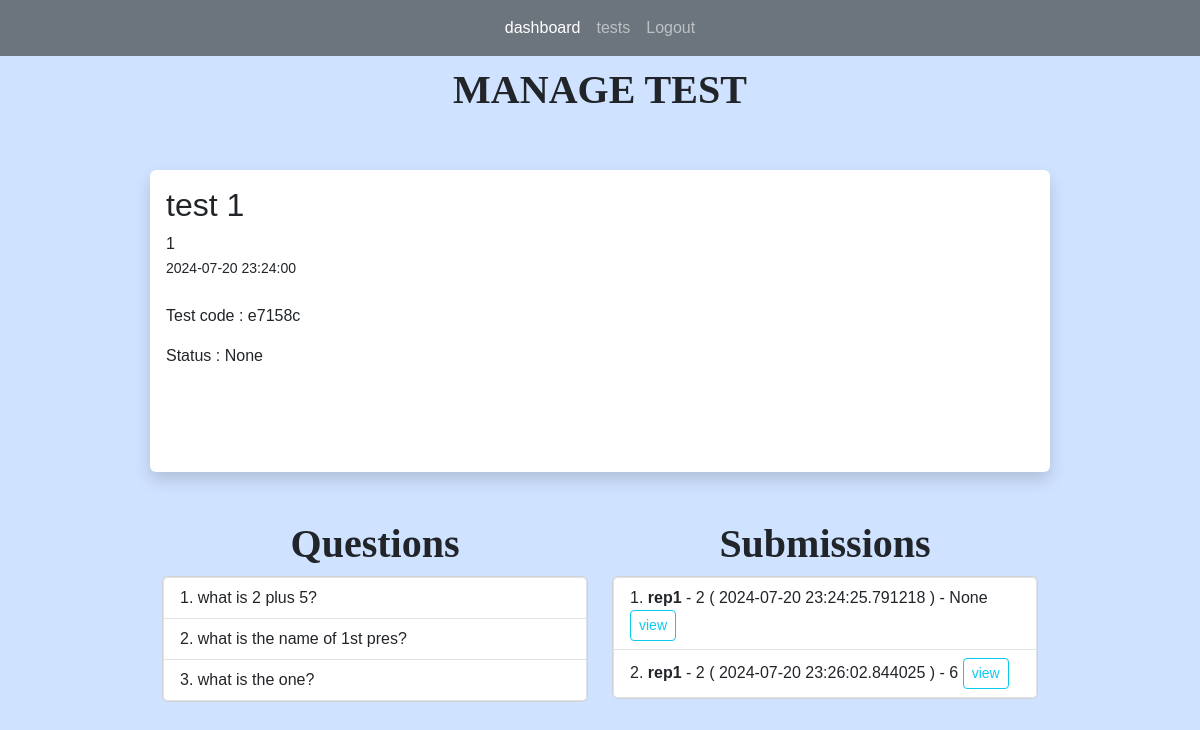
Before: /tests/1 (signed in) with the older database file.
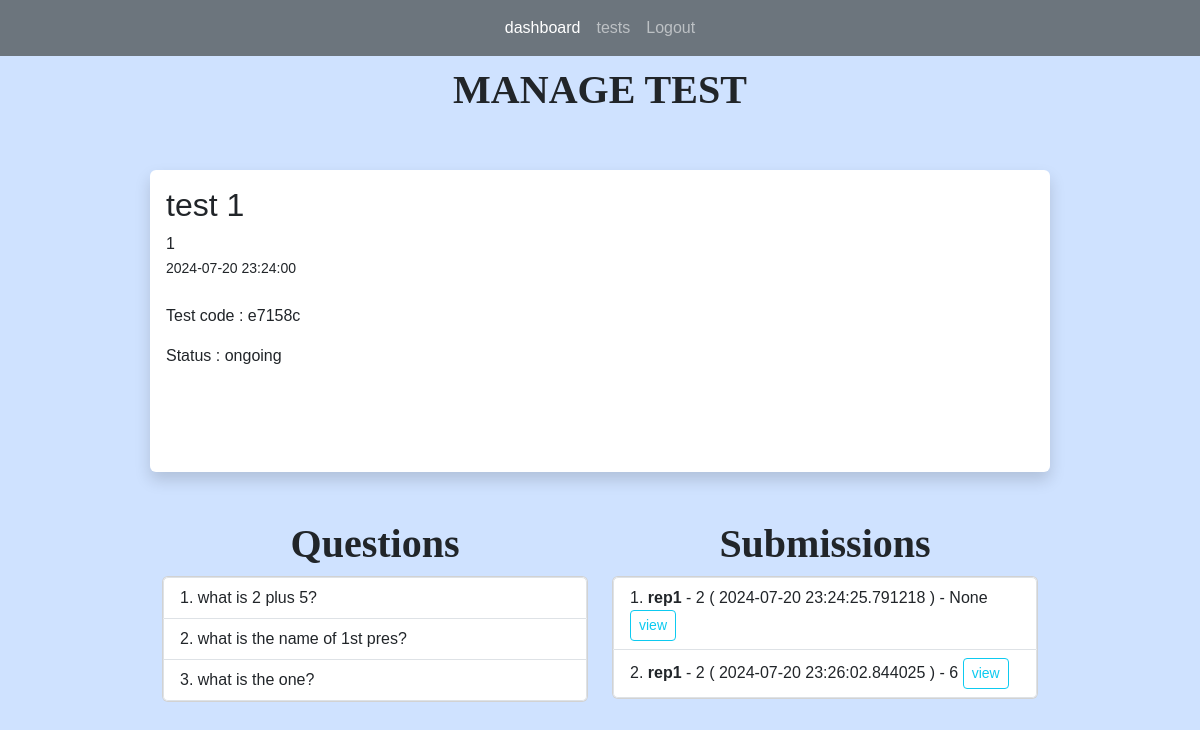
After: the same page with the newer database file.
### app.py (models this page shows)
class Tests(db.Model):
    test_id = db.Column(db.Integer, primary_key=True)
    title = db.Column(db.String(255))
    start_date = db.Column(db.DateTime, nullable = False)
    end_date = db.Column(db.DateTime, nullable = False)
    status = db.Column(db.String(255))
    teacher_id = db.Column(db.Integer, db.ForeignKey('users.id'))
    teacher = db.relationship('Users', backref=db.backref('tests', lazy=True))
    questions = db.relationship("Questions", backref="question_list")
    code = db.Column(db.String(6), unique=True)  # column to store the unique code
    students = db.relationship('Users', secondary='test_students', backref=db.backref('tests_registered', lazy=True))
    submissions = db.relationship('Submission', backref='test_submissions', lazy=True)

class Questions(db.Model):
    question_id = db.Column(db.Integer, primary_key=True)
    question_text = db.Column(db.String(255), nullable=False)
    question_type = db.Column(db.String(255), nullable=False)
    points = db.Column(db.Integer, nullable=False)
    option1 = db.Column(db.String(255))
    option2 = db.Column(db.String(255))
    option3 = db.Column(db.String(255))
    option4 = db.Column(db.String(255))
    correct_opt = db.Column(db.Integer)
    correct_ans = db.Column(db.String(255))
    test_id = db.Column(db.Integer, db.ForeignKey('tests.test_id'))
    test = db.relationship('Tests', backref=db.backref('question_test', lazy=True))
    answer = db.relationship("Answers", uselist=False)

class Submission(db.Model):
    submission_id = db.Column(db.Integer, primary_key=True)
    student_id = db.Column(db.Integer, db.ForeignKey('users.id'))
    test_id = db.Column(db.Integer, db.ForeignKey('tests.test_id'))
    submitted_at = db.Column(db.DateTime, default=datetime.now)
    total_points = db.Column(db.Integer)
    student = db.relationship('Users', backref=db.backref('submitter', lazy=True))
    test = db.relationship('Tests', backref=db.backref('submission_test', lazy=True))
    answers = db.relationship('Answers', backref=db.backref('answered_questions', lazy=True), lazy=True)

class Users(db.Model, UserMixin):
    id = db.Column(db.Integer, primary_key = True)
    name = db.Column(db.String(200), nullable=False)
    email = db.Column(db.String(120), nullable=False, unique =True)
    password = db.Column(db.String(128), nullable=False)
    role = db.Column(db.String(80), nullable=False)
    submissions = db.relationship('Submission', backref='submitted_tests', lazy=True)

### app.py (the view)
@app.route('/tests/<int:id>', methods=['GET', 'POST'])
@login_required(role="teacher")
def test(id):
    test = Tests.query.get_or_404(id)
    questions = Questions.query.filter_by(test_id = id)
    return render_template('manage_test.html', test=test, questions=questions)

### app.py (called while the page is built)
@login_manager.user_loader
def load_user(user_id):
    return Users.query.get(int(user_id))

def login_required(role="ANY"):
    def wrapper(fn):
        @wraps(fn)
        def decorated_view(*args, **kwargs):
            if not current_user.is_authenticated:
               return login_manager.unauthorized()
            if ( (current_user.role != role) and (role != "ANY")):
                return login_manager.unauthorized()
            return fn(*args, **kwargs)
        return decorated_view
    return wrapper

### templates/manage_test.html (shortened to what this page needs)
{% extends 'index.html' %}
{% block content %}
<h1>MANAGE TEST</h1>
<br>
<br/>
<div class="shadow p-3 mb-5 bg-body rounded">
	<h2>{{ test.title }}</h2>
    {{ test.teacher_id }}<br/>
	<small>{{ test.start_date }}</small> <br/><br/>
	<p>
		Test code : {{ test.code }}
	</p>
	<p>
		Status : {{ test.status }}
	</p>
	<br/><br/>
	<br/>
</div>
<div class="container text-center">
	<div class="row">
	  <div class="col">
		<h1>Questions</h1>
	  </div>
	  <div class="col">
		<h1>Submissions</h1>
	  </div>
	</div>
	<div class="row">
	  <div class="col">
		<div class="card">
			<ul class="list-group list-group-numbered">
				{% for question in questions %}
				<li style="text-align: left;" class="list-group-item justify-content-between ">
					{{ question.question_text }}
				</li>
				{% endfor %}
			</ul>
		</div>
	  </div>
	  <div class="col">
		<div class="card">
			<ul class="list-group list-group-numbered">
				{% for submission in test.submissions %}
				<li style="text-align: left;" class="list-group-item justify-content-between ">
					<b>
						{{ submission.student.name }}
					</b>
					 - {{ submission.student_id }}
					( {{ submission.submitted_at }} ) -
					{{ submission.total_points }}
					<a class="btn btn-outline-info btn-sm" href="{{ url_for('view_submission', id=test.test_id, submission_id = submission.submission_id)}}">view</a>
				</li>
				{% endfor %}
			</ul>
		</div>
	  </div>
	</div>
  </div>
{% endblock %}

### templates/index.html (shortened to what this page needs)
<!DOCTYPE html>
<html lang="en">
<head>
    <link href="https://cdn.jsdelivr.net/npm/bootstrap@5.3.3/dist/css/bootstrap.min.css"
    rel="stylesheet"
>
    <link rel="stylesheet" href="{{url_for('static', filename='main.css') }}">
</head>
<body class= "bg-primary-subtle" >
    {% if current_user.is_authenticated and current_user.role == "teacher" %}
        {% include 'teacher_navbar.html' %}
    {% endif %}
    <div style="margin-top: 10px;margin-bottom: 10px;margin-right: 150px;margin-left: 150px;">
        {% block content %}
        {% endblock %}
    </div>
</body>
</html>

### templates/teacher_navbar.html (shortened to what this page needs)
    <nav class="navbar navbar-expand-lg navbar-dark bg-secondary">
        <div class="collapse navbar-collapse" id="navbarNavAltMarkup">
            <div class="navbar-nav mx-auto">
            <a class="nav-link active" aria-current="page" href="{{ url_for('teacher_dashboard') }}">dashboard</a>
            <a class="nav-link" href="{{ url_for('tests') }}">tests</a>
            <a class="nav-link" href="{{ url_for('logout') }}">Logout</a>
            </div>
        </div>
    </nav>

### static/main.css (style rules this page uses)
body { font-family: Arial, sans-serif; margin: 0; padding: 0; }
nav a { color: #fff; text-decoration: none; }
H1 { font-family: Copperplate; font-weight: bold; font-size: 40px; text-align: center; }

Changed rows visible on the page:
changed Tests "test 1": status "None" → "ongoing"
